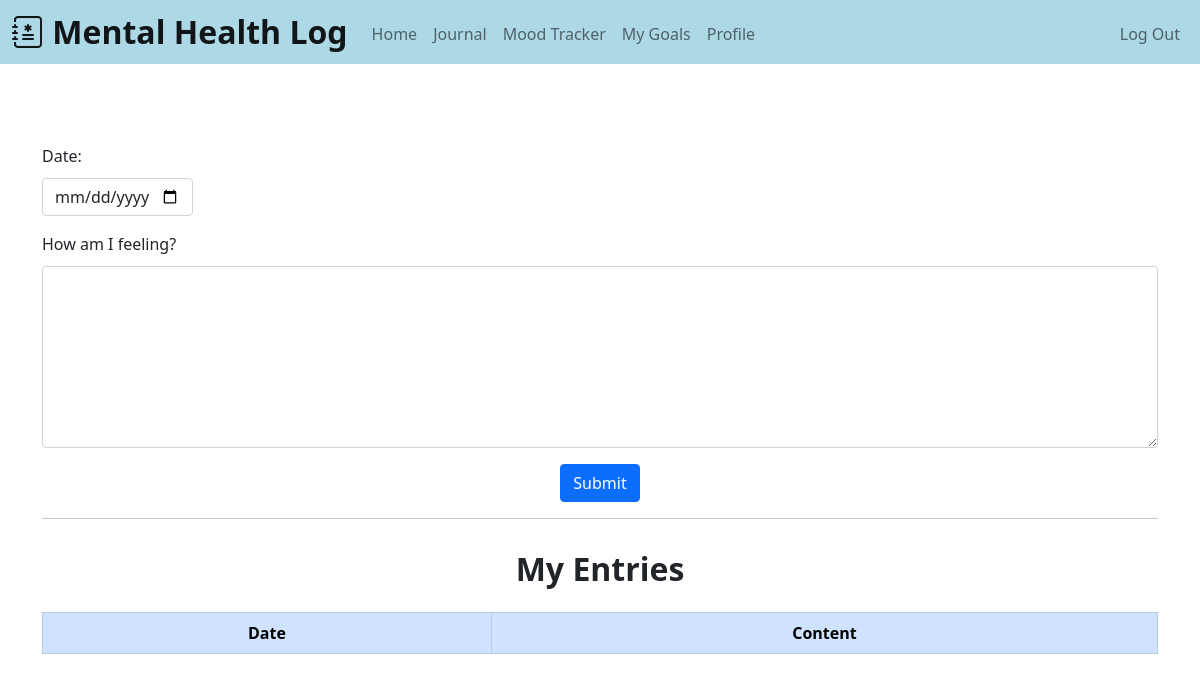
The app's page /entry (signed in), older data.
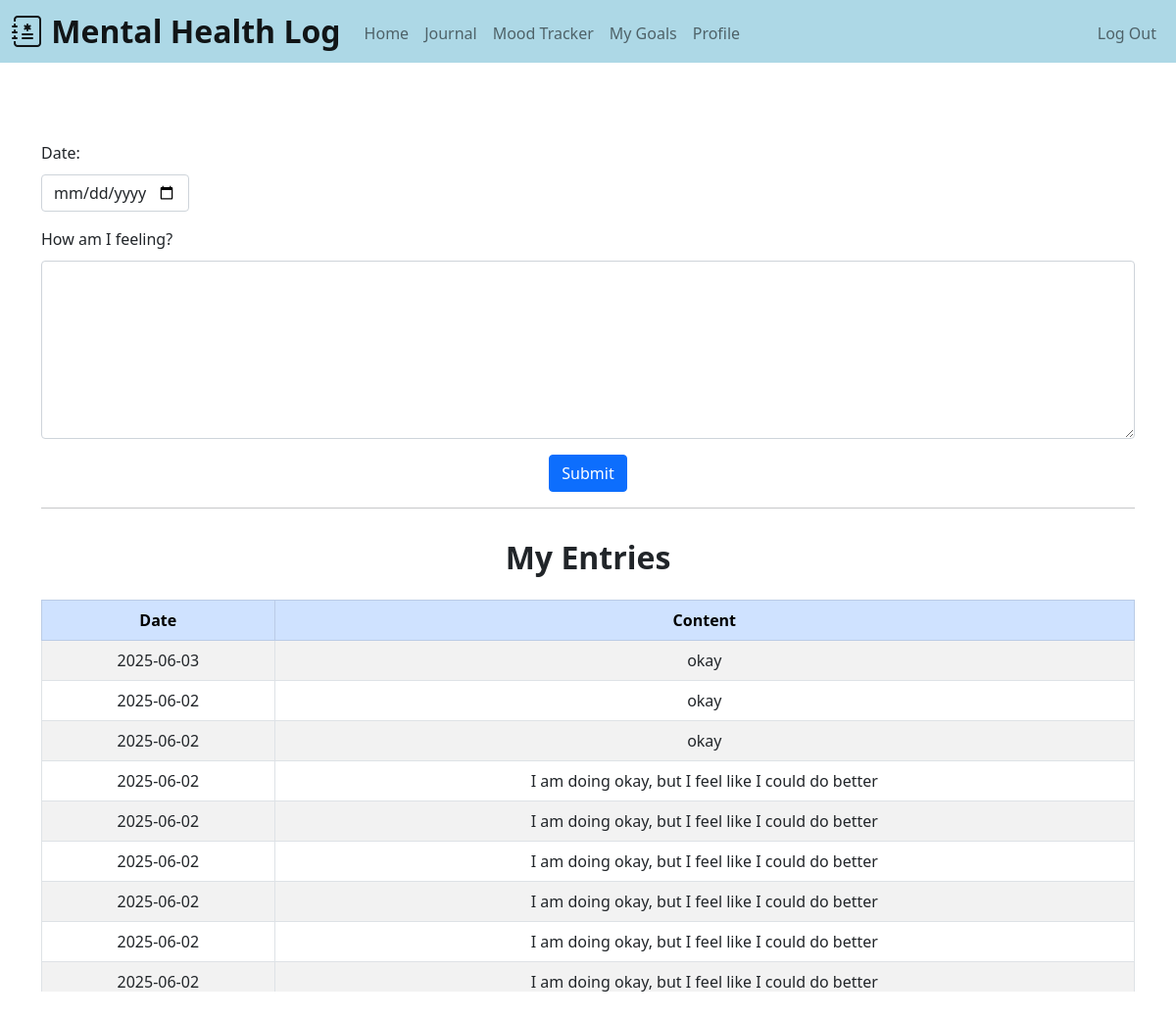
The same page, newer data.
### tables this page shows
CREATE TABLE entries (
            id INTEGER PRIMARY KEY AUTOINCREMENT NOT NULL,
            user_id INTEGER NOT NULL,
            date DATE NOT NULL,
            content TEXT NOT NULL,
            FOREIGN KEY (user_id) REFERENCES users(id));

### app.py (the view, shortened to what this page needs)
@app.route("/entry", methods=["GET", "POST"])
@login_required
def journal_log():
    conn = db_connection()
    cur = conn.cursor()
    cur.execute("SELECT date, content FROM entries WHERE user_id = ? ORDER BY date DESC", (session["user_id"],))
    entries = cur.fetchall()
    conn.close()
    today = date.today()
    return render_template("journal.html", today=today, entries=entries)

### helper.py (called while the page is built)
def db_connection():
    conn = sqlite3.connect('mental_health.db')
    conn.row_factory = sqlite3.Row
    return conn

def login_required(f):
    @wraps(f)
    def decorated_function(*args, **kwargs):
        if session.get("user_id") is None:
            return redirect("/login")
        return f(*args, **kwargs)
    return decorated_function

### templates/journal.html (shortened to what this page needs)
{% extends "layout.html" %}
{% block main %}
    <form action="/entry" method="post">
        <div style="text-align: left; padding-bottom: 10px;">Date:</div>
        <div class="mb-3">
            <input autocomplete="off" class="form-control w-auto" name="date" type="date" min="{{ birthdate }}" max="{{ today }}">
        </div>
        <div style="text-align: left; padding-bottom: 10px;">How am I feeling?</div>
        <div class="mb-3">
            <textarea autocomplete="off" class="form-control mb-3" name="content" rows="7"></textarea>
        </div>
        <div class="mb-3">
            <button class="btn btn-primary" type="submit">Submit</button>
        </div>
    </form>
    <hr>
    <h2 style="padding-top: 15px; padding-bottom: 15px;"><b>My Entries</b></h2>
    <div style="max-height: 400px; overflow-y: auto;">
        <table class="table table-striped table-bordered">
            <thead class="table-primary text-center">
                <tr>
                    <th>Date</th>
                    <th>Content</th>
                </tr>
            </thead>
            <tbody>
                {% for entry in entries %}
                    <tr>
                        <td>{{ entry["date"] }}</td>
                        <td>{{ entry["content"] }}</td>
                    </tr>
                {% endfor %}
            </tbody>
        </table>
    </div>
{% endblock %}

### templates/layout.html (shortened to what this page needs)
<!DOCTYPE html>
<html>
    <head>
        <link href="https://cdn.jsdelivr.net/npm/bootstrap@5.0.2/dist/css/bootstrap.min.css" rel="stylesheet">
        <link rel="stylesheet" href="https://cdn.jsdelivr.net/npm/bootstrap-icons@1.13.1/font/bootstrap-icons.min.css">
        <link href="/static/style.css" rel="stylesheet">
    </head>
    <body>
        <header>
            <nav class="navbar navbar-expand-lg navbar-light" style="background-color: lightblue;">
                <div class="container-fluid">
                    <a class="navbar-brand mb-0 h1" href="/"><i class="bi bi-journal-medical"></i> Mental Health Log</a>
                    <div class="collapse navbar-collapse" id="navbar">
                        {% if session["user_id"] %}
                            <ul class="navbar-nav me-auto mt-1">
                                <li class="nav-item"><a class="nav-link" href="/">Home</a></li>
                                <li class="nav-item"><a class="nav-link" href="/entry">Journal</a></li>
                                <li class="nav-item"><a class="nav-link" href="/tracker">Mood Tracker</a></li>
                                <li class="nav-item"><a class="nav-link" href="/goals">My Goals</a></li>
                                <li class="nav-item"><a class="nav-link" href="/profile">Profile</a></li>
                            </ul>
                            <ul class="navbar-nav ms-auto mt-1">
                                <li class="nav-item"><a class="nav-link" href="/logout">Log Out</a></li>
                            </ul>
                        {% else %}
                            <ul class="navbar-nav ms-auto mt-1">
                                <li class="nav-item"><a class="nav-link" href="/login">Log In</a></li>
                                <li class="nav-item"><a class="nav-link" href="/register">Register</a></li>
                            </ul>
                        {% endif %}
                    </div>
                </div>
            </nav>
        </header>
        <main class="container big-padding text-center">
            {% block main %}{% endblock %}
        </main>
    </body>
</html>

### static/style.css (style rules this page uses)
.navbar-brand { font-weight: 600; font-size: xx-large; }
.big-padding { padding-top: 5rem; padding-bottom: 5rem; }

Row changes from the older to the newer data that the page shows:
added entries: date "2025-06-03", content "okay"
added entries: date "2025-06-02", content "okay"
added entries: date "2025-06-02", content "okay"
added entries: date "2025-06-02", content "I am doing okay, but I feel like I could do better"
added entries: date "2025-06-02", content "I am doing okay, but I feel like I could do better"
added entries: date "2025-06-02", content "I am doing okay, but I feel like I could do better"
added entries: date "2025-06-02", content "I am doing okay, but I feel like I could do better"
added entries: date "2025-06-02", content "I am doing okay, but I feel like I could do better"
added entries: date "2025-06-02", content "I am doing okay, but I feel like I could do better"
